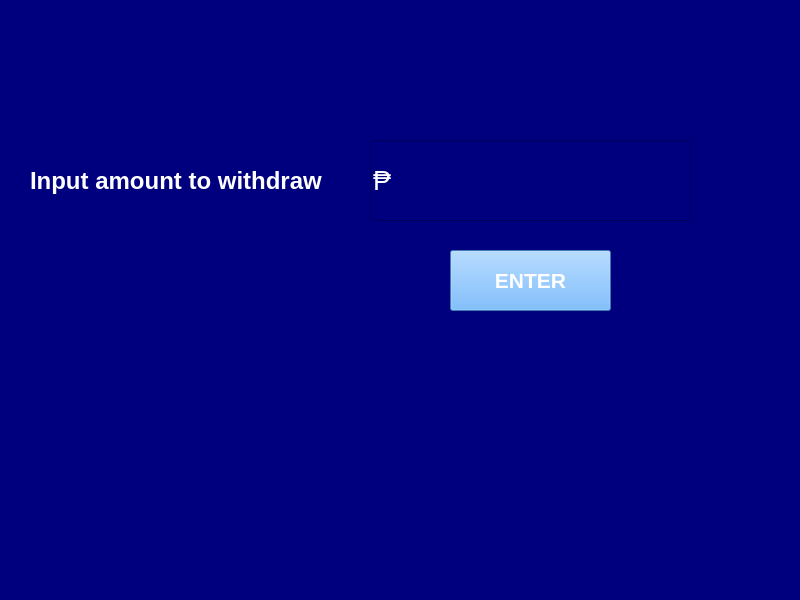
<?xml version="1.0" encoding="UTF-8"?>
<ui version="4.0">
 <class>withdraw_window</class>
 <widget class="QMainWindow" name="withdraw_window">
  <property name="geometry">
   <rect>
    <x>0</x>
    <y>0</y>
    <width>800</width>
    <height>600</height>
   </rect>
  </property>
  <property name="windowTitle">
   <string>Withdraw</string>
  </property>
  <property name="styleSheet">
   <string notr="true">background-color: rgb(0, 0, 127);</string>
  </property>
  <widget class="QWidget" name="centralwidget">
   <widget class="QLabel" name="label">
    <property name="geometry">
     <rect>
      <x>30</x>
      <y>140</y>
      <width>321</width>
      <height>81</height>
     </rect>
    </property>
    <property name="font">
     <font>
      <pointsize>18</pointsize>
      <weight>75</weight>
      <bold>true</bold>
     </font>
    </property>
    <property name="styleSheet">
     <string notr="true">color: rgb(255, 255, 255);</string>
    </property>
    <property name="text">
     <string>Input amount to withdraw</string>
    </property>
   </widget>
   <widget class="QLabel" name="label_2">
    <property name="geometry">
     <rect>
      <x>690</x>
      <y>0</y>
      <width>101</width>
      <height>91</height>
     </rect>
    </property>
    <property name="text">
     <string/>
    </property>
    <property name="pixmap">
     <pixmap>../images/Bank logo 1.png</pixmap>
    </property>
   </widget>
   <widget class="QLineEdit" name="input_deposit">
    <property name="geometry">
     <rect>
      <x>370</x>
      <y>140</y>
      <width>321</width>
      <height>81</height>
     </rect>
    </property>
    <property name="font">
     <font>
      <pointsize>20</pointsize>
     </font>
    </property>
    <property name="styleSheet">
     <string notr="true">color: rgb(255, 255, 255);
selection-background-color: rgb(85, 170, 255);</string>
    </property>
    <property name="text">
     <string>₱</string>
    </property>
   </widget>
   <widget class="QPushButton" name="pushButton">
    <property name="geometry">
     <rect>
      <x>450</x>
      <y>250</y>
      <width>161</width>
      <height>61</height>
     </rect>
    </property>
    <property name="font">
     <font>
      <pointsize>16</pointsize>
      <weight>75</weight>
      <bold>true</bold>
     </font>
    </property>
    <property name="styleSheet">
     <string notr="true">color: rgb(255, 255, 255);
background-color: rgb(85, 170, 255);</string>
    </property>
    <property name="text">
     <string>ENTER</string>
    </property>
   </widget>
  </widget>
  <widget class="QStatusBar" name="statusbar"/>
 </widget>
 <resources/>
 <connections/>
</ui>
